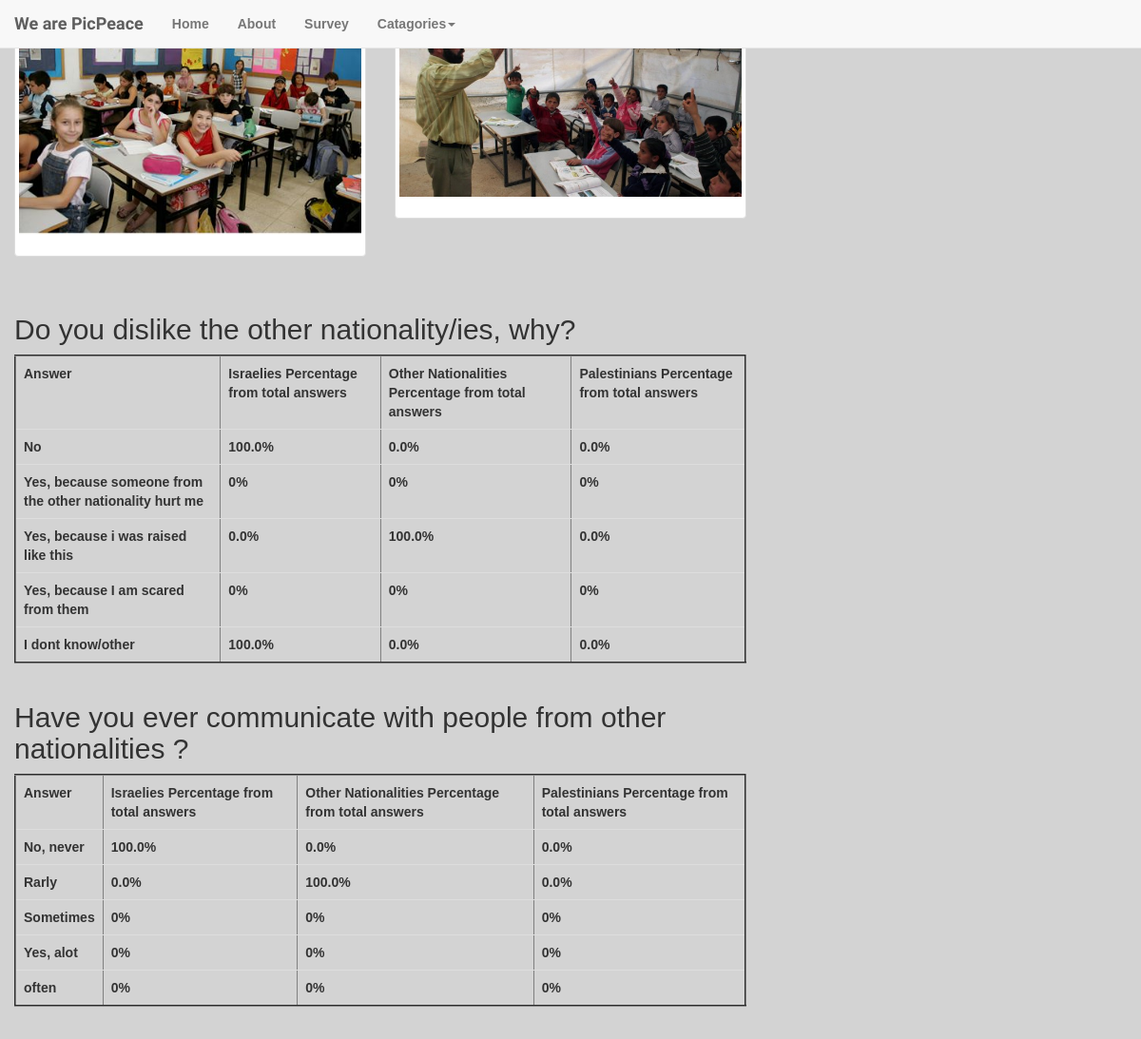
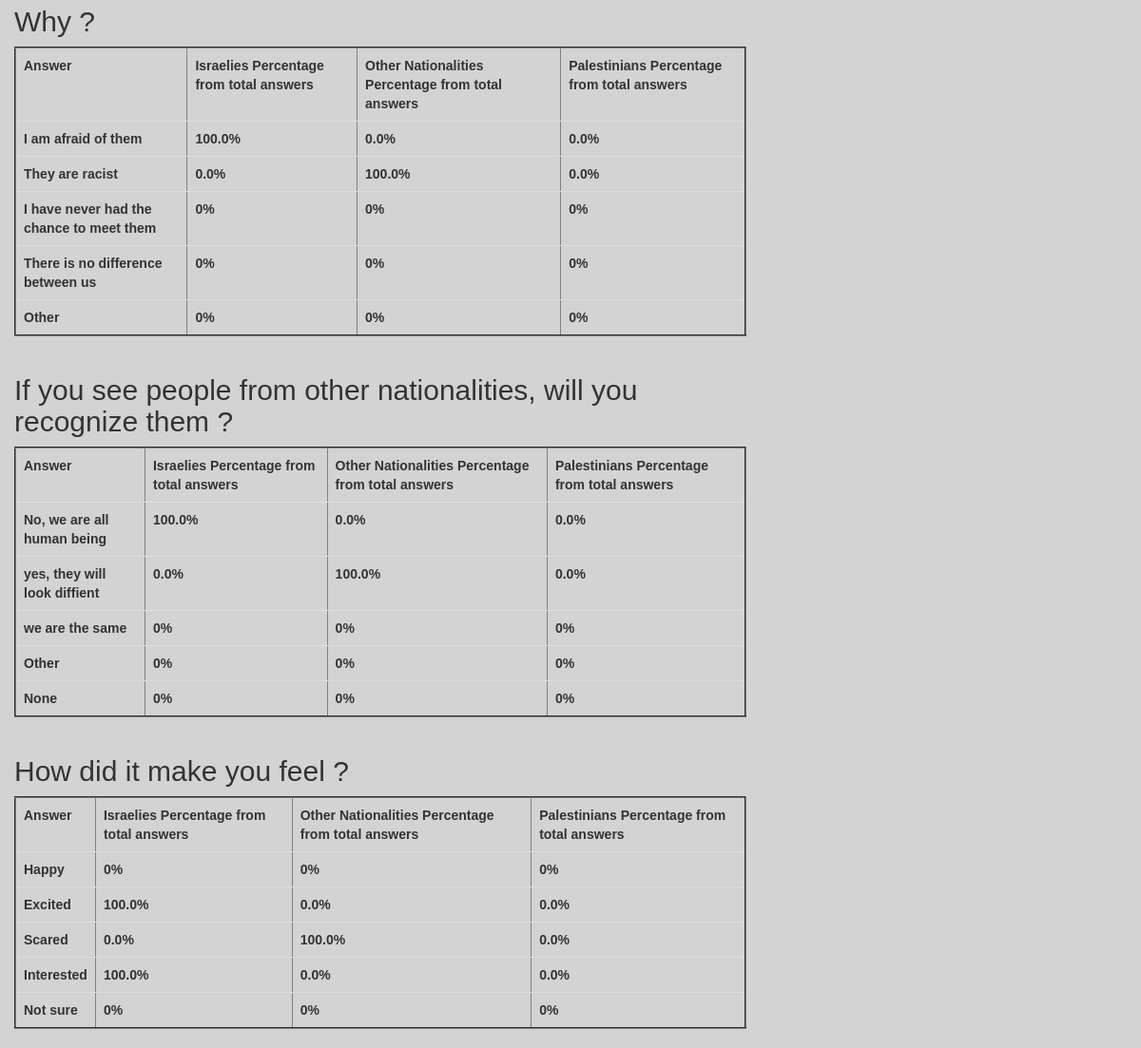
The page /statistics/6/ on the database its author committed (2 pictures, top to bottom).
### database_setup.py (models this page shows)
class Picture(Base):
    __tablename__ = 'picture'
    id = Column(Integer, primary_key=True)
    path = Column(String)
    category = Column(String)
    cover = Column(Boolean)
    discription=Column(String)

class Question(Base):
    __tablename__ = 'question'
    id = Column(Integer, primary_key=True)
    text = Column(String(15))
    a1 = Column(String(30))
    a2 = Column(String(60))
    a3 = Column(String(30))
    a4 = Column(String(30))
    a5 = Column(String(30))

### web_app.py (the view)
@app.route('/statistics/<int:pair_id>/')
def answer_statistics(pair_id):
    questions=session.query(Question).all()
    statistics = {}
    for q in questions:
        question_id = q.id
        '''print
        print (question_id)
        print (pair_id)
        print'''
        answers = session.query(Answer).filter_by(pair_id=pair_id, question_id=question_id).all()
        num_answers = float(len(answers))
        histogram = {'a1': 0, 'a2': 0, 'a3': 0, 'a4': 0, 'a5': 0}
        totals={'a1': 0, 'a2': 0, 'a3': 0, 'a4': 0, 'a5': 0}
        n_dic={'Israeli':{'a1': 0, 'a2': 0, 'a3': 0, 'a4': 0, 'a5': 0}, 'Palestinian':{'a1': 0, 'a2': 0, 'a3': 0, 'a4': 0, 'a5': 0}, 'Other':{'a1': 0, 'a2': 0, 'a3': 0, 'a4': 0, 'a5': 0}}
        for answer in answers:
                if answer.selected.isdigit():
                    n_dic[answer.nationality]['a'+answer.selected] += 1
                    totals['a'+answer.selected]+=1
        for nationality in n_dic.keys():
            for answer in n_dic[nationality]:
                if totals[answer]!=0:
                    n_dic[nationality][answer]*=100.0/totals[answer]
                    n_dic[nationality][answer]=round(n_dic[nationality][answer]*1000)/1000.0
        statistics[q.id] = n_dic
        print n_dic
    pair=session.query(Pair).filter_by(id=pair_id).first()
    pic1=session.query(Picture).filter_by(id=pair.pic1_id).first()
    pic2=session.query(Picture).filter_by(id=pair.pic2_id).first()
    return render_template('statistics.html', q=q, pic1=pic1, pic2=pic2, questions=questions, stats=statistics)

### templates/statistics.html (shortened to what this page needs)
<!DOCTYPE html>
<html>
<head>
	<link rel="stylesheet" href="http://maxcdn.bootstrapcdn.com/bootstrap/3.3.6/css/bootstrap.min.css">
	<link rel="stylesheet" type="text/css" href="{{ url_for('static', filename='styles.css') }}">
</head>
<body>
 <nav class="navbar navbar-default navbar-fixed-top">
        <div class="container-fluid">
          <div class="navbar-header">
            <a class="navbar-brand" href="#">We are PicPeace</a>
          </div>
          <div id="navbar" class="navbar-collapse collapse">
            <ul class="nav navbar-nav">
              <li><a href="{{ url_for('main_page') }}">Home</a></li>
              <li><a href="{{ url_for('aboutus') }}">About</a></li>
              <li><a href="{{ url_for('survey') }}">Survey</a></li>
              <li class="dropdown">
                <a href="#" class="dropdown-toggle" data-toggle="dropdown" role="button" aria-haspopup="true" aria-expanded="false">Catagories<span class="caret"></span></a>
              </li>
            </ul>
          </div>
        </div>
      </nav>
	<div class="container-fluid">
		<div class="row">
  <div class="col-sm-6 col-md-4">
    <div class="thumbnail">
      <img src="{{url_for ('static' , filename=pic1.path)}}">
      <div class="caption">
      </div>
    </div>
  </div>
  <div class="col-sm-6 col-md-4">
    <div class="thumbnail">
      <img src="{{url_for ('static' , filename=pic2.path)}}">
      <div class="caption">
      </div>
    </div>
  </div>
  </div>
  <br/>
  {% for q in questions%}
<div class="row">
<div class="col-md-8">
<h2>{{q.text}}</h2>
<table class="table table-hover" border="2">
    <tr>
      <th>Answer</th>
      <th>Israelies Percentage from total answers</th>
      <th>Other Nationalities Percentage from total answers</th>
      <th>Palestinians Percentage from total answers</th>
    </tr>
    <tr>
      <td> {{q.a1}}</td>
      {%for n in stats[q.id]%}
      <td>{{stats[q.id][n]['a1']}}%</td>
      {%endfor%}
    </tr>
    <tr>
      <td> {{q.a2}}</td>
      {%for n in stats[q.id]%}
      <td>{{stats[q.id][n]['a2']}}%</td>
      {%endfor%}
    </tr>
    <tr>
      <td> {{q.a3}}</td>
      {%for n in stats[q.id]%}
      <td>{{stats[q.id][n]['a3']}}%</td>
      {%endfor%}
    </tr>
    <tr>
      <td> {{q.a4}}</td>
      {%for n in stats[q.id]%}
      <td>{{stats[q.id][n]['a4']}}%</td>
      {%endfor%}
    </tr>
    <tr>
      <td> {{q.a5}}</td>
      {%for n in stats[q.id]%}
      <td>{{stats[q.id][n]['a5']}}%</td>
      {%endfor%}
    </tr>
  </table>
</div></div>
  {%endfor%}
	</div>
</body>
</html>

### static/styles.css (style rules this page uses)
body, html { font-family: 'Ubuntu', sans-serif; font-weight: bold; background: url("http://www.pixeden.com/media/k2/galleries/165/001-subtle-light-pattern-background-texture-vol5.jpg") no-repeat fixed center; background-size:cover; height: 100%; background-repeat: no-repeat; background-color: #d3d3d3; padding-top: 0px; }
.navbar-brand { font-family: 'Shadows Into Light Two', cursive; }

### rows shown on the page
Picture: path (picture)
Picture: path (picture)
Question: text "Do you dislike the other nationality/ies, why?", a1 "No", stats "100.0" "0.0" "0.0", a2 "Yes, because someone from the other nationality hurt me", stats "0" "0" "0", a3 "Yes, because i was raised like this", stats "0.0" "100.0" "0.0", a4 "Yes, because I am scared from them", stats "0" "0" "0", a5 "I dont know/other", stats "100.0" "0.0" "0.0"
Question: text "Have you ever communicate with people from other nationalities ?", a1 "No, never", stats "100.0" "0.0" "0.0", a2 "Rarly", stats "0.0" "100.0" "0.0", a3 "Sometimes", stats "0" "0" "0", a4 "Yes, alot", stats "0" "0" "0", a5 "often", stats "0" "0" "0"
Question: text "Why ?", a1 "I am afraid of them", stats "100.0" "0.0" "0.0", a2 "They are racist", stats "0.0" "100.0" "0.0", a3 "I have never had the chance to meet them", stats "0" "0" "0", a4 "There is no difference between us", stats "0" "0" "0", a5 "Other", stats "0" "0" "0"
Question: text "If you see people from other nationalities, will you recognize them ?", a1 "No, we are all human being", stats "100.0" "0.0" "0.0", a2 "yes, they will look diffient", stats "0.0" "100.0" "0.0", a3 "we are the same", stats "0" "0" "0", a4 "Other", stats "0" "0" "0", a5 "None", stats "0" "0" "0"
Question: text "How did it make you feel ?", a1 "Happy", stats "0" "0" "0", a2 "Excited", stats "100.0" "0.0" "0.0", a3 "Scared", stats "0.0" "100.0" "0.0", a4 "Interested", stats "100.0" "0.0" "0.0", a5 "Not sure", stats "0" "0" "0"
